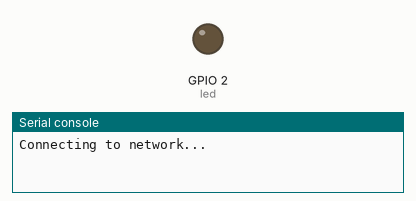
Recording of a program running on a simulated ESP32 board running MicroPython. Parts: output pins drawn as LEDs (lit = HIGH), the last lines printed to the serial console. WiFi joins after 1.5 s; values from a settings file that is not in the repository are placeholders; web requests get an empty 200 reply after 0.4 s. At 66.3 s the program stops and its outputs stay as they are.

Above: at 0.7 s.
At 1.7 s:
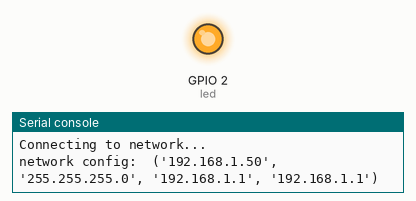
Timing chart, 0 to 7.0 s (numbered marks = the images above):
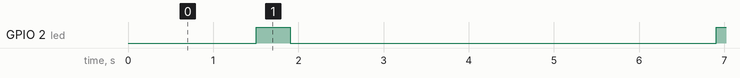

Measured:
- by itself, GPIO 2 (led): alternates HIGH for 0.40 s and LOW for 5.0 s

The program:

main.py
```python
import network
import time
import urequests
import machine
import sensor_config as cfg


do_connect(); # from boot.py

led = machine.Pin(2, machine.Pin.OUT)
led.value(0)
sensor_name = 'sensor1'
sensor_value = 0.0
while sensor_value < 12.0:
    led.value(1)
    sensor_value += 1.0
    url = cfg.cfg['request_url']+'/'+sensor_name+'/'+str(sensor_value)
    response = urequests.get(url)
    print(sensor_value, response.status_code)
    response.close()
    led.value(0)
    time.sleep(5)
    
```

boot.py
```python
# This file is executed on every boot (including wake-boot from deepsleep)
#import esp
#esp.osdebug(None)
#import webrepl
#webrepl.start()

# connect to wifi network
def do_connect():

    import network
    import sensor_config as cfg

    sta_if = network.WLAN(network.STA_IF)
    if not sta_if.isconnected():
        print("Connecting to network...")
        sta_if.active(True)
        sta_if.connect(cfg.cfg['sta_if'], cfg.cfg['sta_pwd'])
        while not sta_if.isconnected():
            pass
    print("network config: ", sta_if.ifconfig())
```
